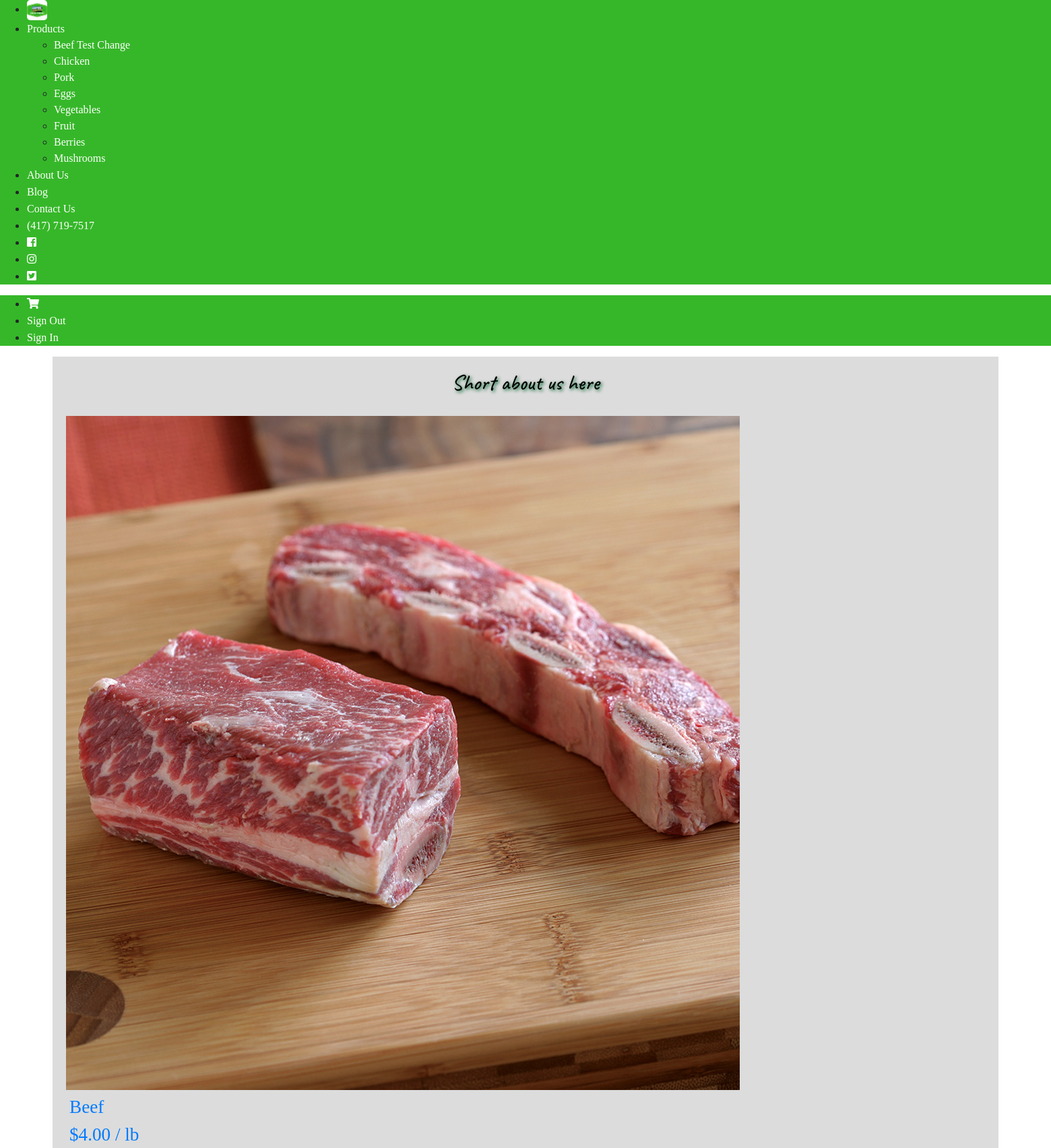
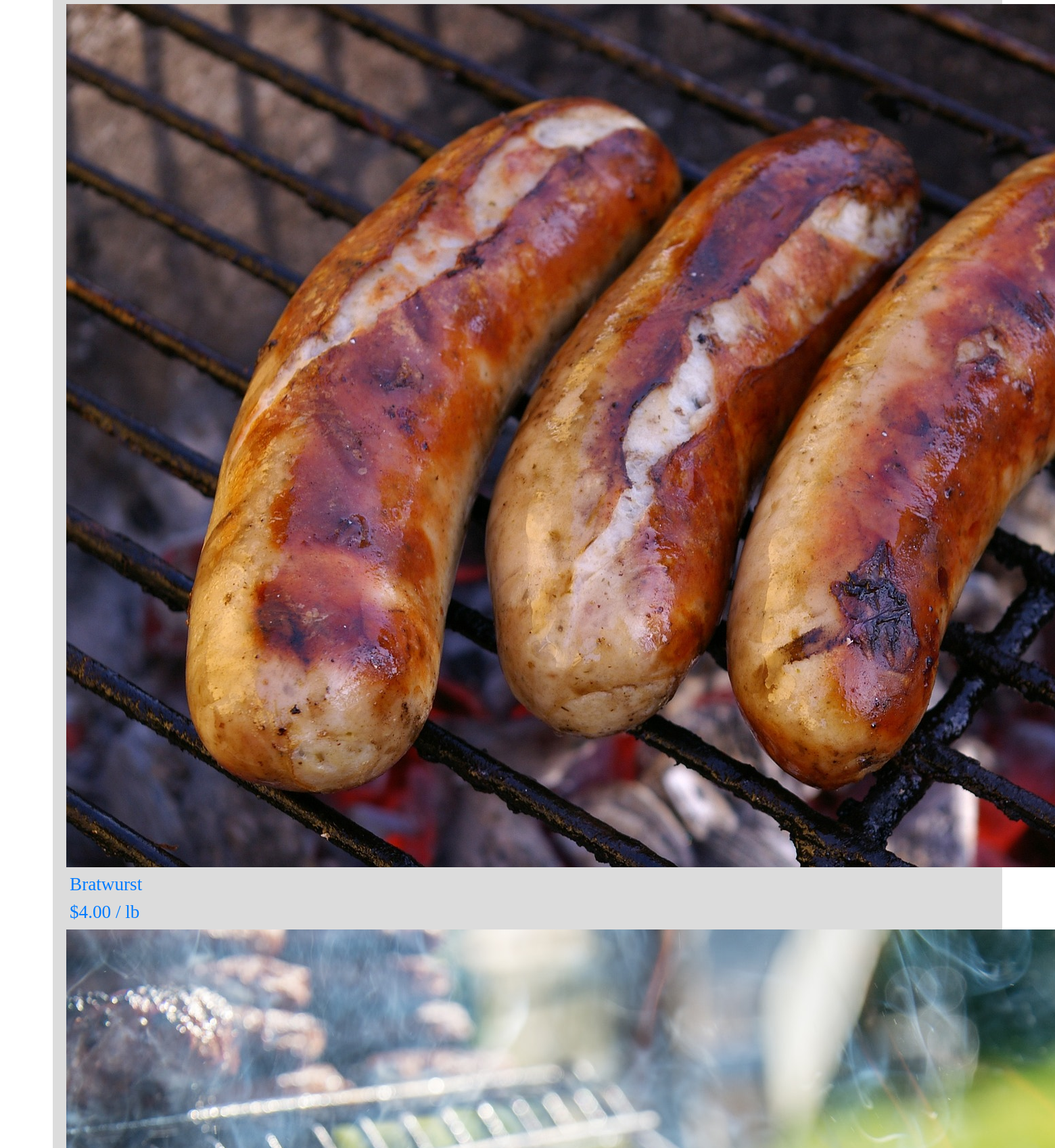
The app's page /product/?catID=41 (upper part) with its own data (2 pictures, top to bottom).
### tables this page shows
CREATE TABLE `categories` (
  `catID` int(11) NOT NULL,
  `catName` varchar(25) NOT NULL,
  `image` varchar(255) NOT NULL,
  `hide` tinyint(1) NOT NULL
);

CREATE TABLE `products` (
  `productID` int(11) NOT NULL,
  `productName` varchar(50) NOT NULL,
  `portionsID` int(11) NOT NULL,
  `price` decimal(10,2) DEFAULT NULL,
  `qty` decimal(10,1) DEFAULT NULL,
  `shortDesc` varchar(255) DEFAULT NULL,
  `fullDesc` varchar(255) DEFAULT NULL,
  `catID` int(11) NOT NULL,
  `image` varchar(255) NOT NULL,
  `sizeID` int(11) NOT NULL,
  `outOfSeason` tinyint(1) NOT NULL,
  `hide` tinyint(1) NOT NULL
);

CREATE TABLE `portions` (
  `portionsID` int(11) NOT NULL,
  `portionsName` varchar(25) NOT NULL,
  `portionsDesc` varchar(10) DEFAULT NULL
);

### models/products_db.php (called while the page is built, shortened)
<?php
function getAllCategories(){
    global $db;
    $sql = "SELECT * FROM categories WHERE hide = 0";
    $qry = $db->query($sql);
    $aryCat = $qry->fetchAll();
    return $aryCat;
}
function productsByCatID($catID){
    global $db;
    $sql = "SELECT * FROM products WHERE catID = $catID";
    $qry = $db->query($sql);
    $aryProd = $qry->fetchAll();
    return $aryProd;
}
function portionByID($portionID){
    global $db;
    $sql = "SELECT * FROM portions WHERE portionsID = $portionID";
    $qry = $db->query($sql);
    $portion = $qry->fetch();
    return $portion;
}

### product/products.php (the view, shortened to what this page needs)
<?php
$aryProd = productsByCatID($catID);
?>
<h1 class="slogan">Short about us here</h1>
<section>
    <div class="uk-grid-small uk-child-width-1-4@s uk-flex-center uk-text-center" uk-grid>
        <?php
        foreach($aryProd as $prod){
          $portion = portionByID($prod['portionsID'])
        ?>
            <a href="?catID=<?=$catID?>&prodID=<?=$prod['productID']?>">
              <div class="uk-card uk-card-default <?php echo($prod['outOfSeason'] == 1 ? 'uk-flex-last' : '' )?>">
                <div class="uk-card-media-top">
                  <img src="../images/<?=$prod['image']?>" alt="<?=$prod['productName']?> Image">
                </div>
                <?php if ($prod['outOfSeason'] == 1){?>
                <div class="uk-overlay uk-overlay-primary uk-position-cover" style="overflow:hidden">
                  <p class="card-name" style="font-weight:bold;text-decoration:underline;">OUT OF<br>SEASON</p>
                  <p class="card-name"><?=$prod['productName']?></p>
                  <p class="card-price">$<?=$prod['price']?> <?=$portion['portionsDesc']?></p>
                </div>
                <?php
                } else {
                ?>
                <div class="uk-overlay uk-overlay-primary uk-position-bottom">
                  <p class="card-name"><?=$prod['productName']?></p>
                  <p class="card-price">$<?=$prod['price']?> <?=$portion['portionsDesc']?></p>
                </div>
                <?php
                }
                ?>
              </div>
            </a>
        <?php
        }
        ?>
    </div>
</section>

### views/header.php (shortened to what this page needs)
<!DOCTYPE html>
<html lang="en">
<head>
  <link rel="stylesheet" href="https://stackpath.bootstrapcdn.com/bootstrap/4.1.3/css/bootstrap.min.css">
  <link rel="stylesheet" href="https://use.fontawesome.com/releases/v5.5.0/css/all.css">
  <link rel="stylesheet" href="https://cdn.jsdelivr.net/npm/uikit@3.6.17/dist/css/uikit.min.css" />
  <link rel="stylesheet" href="../views/styles.css">
</head>
<body>
    <?php
        include "../models/db.php";
        include "../models/products_db.php";
        include "../views/navbar.php";
    ?>

### views/navbar.php
<div uk-sticky="sel-target: .uk-navbar-container; cls-active: uk-navbar-sticky">
    <nav class="uk-navbar-container" uk-navbar>
        <div class="uk-navbar-left">
            <ul class="uk-navbar-nav">
                <li>
                    <a class="uk-logo" href="../product/">
                        <img src="../images/Zahn Farms Logo.jpg" alt="Zahn Farms Logo">
                    </a>
                </li>
                <li>
                    <a href="../product/">Products</a>
                    <div class="uk-navbar-dropdown" delay-hide="250">
                        <ul class="uk-nav uk-navbar-dropdown-nav">
                            <?php
                            $aryCat = getAllCategories();
                            foreach($aryCat as $cat){
                            ?>
                            <li><a href="?catID=<?=$cat['catID']?>"><?=$cat['catName']?></a></li>
                            <?php
                            }
                            ?>
                        </ul>
                    </div>
                </li>
                <li><a href="../aboutUs/aboutUs.php">About Us</a></li>
                <li><a href="../aboutUs/latestNews.php">Blog</a></li>
                <li><a href="../aboutUS/contact.php">Contact Us</a></li>
                <li><a href="tel:417-719-7517" class="navContact">(417) 719-7517</a></li>
                <li><a href="https://www.facebook.com/ZahnFarms/" target="_blank"><i
                            class="fab fa-facebook-square"></i></a></li>
                <li><a href="#" target="_blank"><i class="fab fa-instagram"></i></a></li>
                <li><a href="https://twitter.com/ag_select" target="_blank"><i class="fab fa-twitter-square"></i></a>
                </li>
            </ul>
        </div>
        <div class="uk-navbar-right">
            <ul class="uk-navbar-nav">
                <li><a href="../product/cart.php"><i class="fas fa-shopping-cart"></i></a></li>
                <li><a href="?lo=y" class='nav' id='lo'>Sign Out</a></li>
                <li><a href="../admin/">Sign In</a></li>
            </ul>
        </div>
    </nav>
</div>

### product/index.php (shortened to what this page needs)
<?php
include "../views/header.php";
include '../models/requests.php';
echo"<div class='content-container'>";
if (!isset($catID)){
    include "categories.php";
}
else if (!isset($prodID)) {
    include "products.php";
}
else {
    include "product.php";
}
echo"</div>";
include "../views/footer.php";
?>

### views/footer.php (shortened to what this page needs)
</body>
</html>

### views/styles.css (style rules this page uses)
html, body { background-image: url("../images/barnWood.jpg"); background-size: cover; height:100%; padding:0px; }
.uk-navbar-nav { background-color: rgb(54, 183, 41); }
.uk-navbar-nav>li>a { font-family: 'Caveat Brush', cursive; font-weight: 500; font-size: 1em; }
.uk-navbar-dropdown { background-color: rgb(54, 183, 41); font-family: 'Caveat Brush', cursive; }
nav a, nav a:hover { color: white !important; text-decoration: none; }
nav img { height: 30px; border-radius: 5px; }
.content-container { background-color: rgba(201, 201, 201, 0.644); width: 90%; margin:auto; margin-top:0px; padding:20px; }
h1 { color: black; margin: 50px; text-align: center; }
.slogan { font-family: 'Caveat', cursive; font-weight: 500; font-size: 2em; text-shadow: 2px 2px 5px rgb(1, 101, 47); margin:0px; padding:30px; padding-top:0px; }
.uk-card { font-family: 'Caveat Brush', cursive; font-size: 1.7em; background-color: rgba(1,1,1,0) }
.uk-overlay { padding: 5px; }
.uk-overlay p { padding: 0px; margin: 0px; }

### records on screen
categories: catName "Beef Test Change"
categories: catName "Chicken"
categories: catName "Pork"
categories: catName "Eggs"
categories: catName "Vegetables"
categories: catName "Fruit"
categories: catName "Berries"
categories: catName "Mushrooms"
products: image (picture), productName "Beef", price "4.00", portionsID.portionsDesc "/ lb"
products: image+productName (picture), productName "Bratwurst", price "4.00", portionsID.portionsDesc "/ lb"
products: image (picture)
